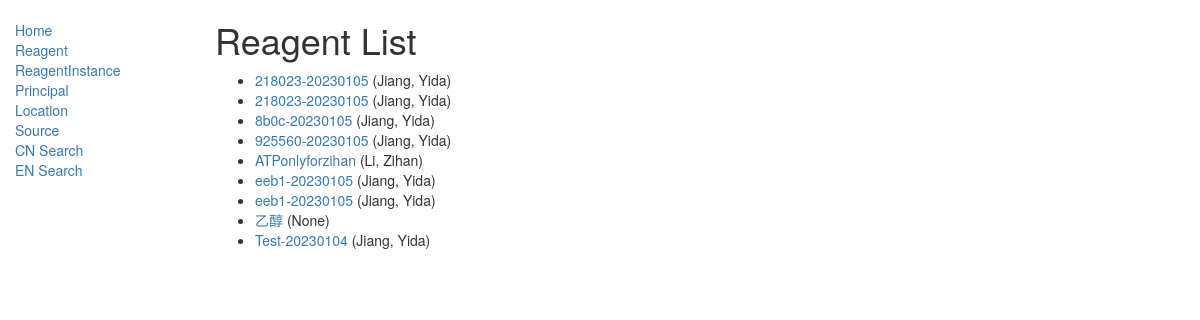
The page /catalog/reagentinstance/ on the database its author committed.
### catalog/models.py (models this page shows, shortened)
class ReagentInstance(models.Model):
    id = models.UUIDField(
        primary_key=True,
        default=uuid.uuid4,
        help_text=
        "Unique ID for this particular reagent across whole database, be careful to change!!"
    )
    reagent = models.ForeignKey('Reagent',
                                on_delete=models.SET_NULL,
                                null=True)
    register_date = models.DateField(null=True,
                                     blank=True,
                                     default=datetime.date.today)
    name = models.CharField(max_length=200,
                            null=True,
                            blank=True,
                            default=str( random.randint(100000, 999999))+"-" +
                            "{:%Y%m%d}".format(datetime.datetime.now()))
    principal = models.ForeignKey('Principal',
                                  on_delete=models.SET_NULL,
                                  null=True,
                                  blank=True)
    location = models.ForeignKey('Location',
                                 on_delete=models.SET_NULL,
                                 null=True)
    STATUS = (
        ('n', 'Never Used'),
        ('o', 'Occupied'),
        ('a', 'Available'),
        ('r', 'Run out'),
    )
    status = models.CharField(max_length=1,
                              choices=STATUS,
                              blank=True,
                              default='o',
                              help_text='Reagent Status')
    note = models.CharField(max_length=1000,
                            help_text="Enter a brief note",
                            null=True,
                            blank=True)
    class Meta:
        ordering = ["-register_date","name"]
    def get_absolute_url(self):
        return reverse('reagentinstance-detail', args=[str(self.id)])

class Principal(models.Model):
    first_name = models.CharField(max_length=100,
                                  help_text="Enter a First Name (e.g. Chun)")
    last_name = models.CharField(max_length=100,
                                 help_text="Enter a Last Name (e.g. Tang)")
    class Meta:
        ordering = ['last_name', 'first_name']
    def __str__(self):
        return '%s, %s' % (self.last_name, self.first_name)

### catalog/views.py (the view)
# urls.py: path('reagentinstance/', views.ReagentInstanceListView.as_view(), name='reagentinstance'),
class ReagentInstanceListView(generic.ListView):
    model = ReagentInstance
    paginate_by = 30

### catalog/templates/catalog/reagentinstance_list.html
{% extends "base_generic.html" %}
{% block content %}
<h1>Reagent List</h1>
{% if reagentinstance_list %}
<ul>
    {% for reagentinstance in reagentinstance_list %}
    <li>
        <a href="{{ reagentinstance.get_absolute_url }}">{{ reagentinstance.name }}</a> ({{reagentinstance.principal}})
    </li>
    {% endfor %}
</ul>
{% else %}
<p>There are no reagentinstance in the database.</p>
{% endif %}
{% endblock %}

### catalog/templates/base_generic.html (shortened to what this page needs)
<!DOCTYPE html>
<html lang="en">
<head>
    <link href="https://cdn.staticfile.org/twitter-bootstrap/3.3.7/css/bootstrap.min.css" rel="stylesheet">
    {% load static %}
    <link rel="stylesheet" href="{% static 'css/styles.css' %}">
</head>
<body>
    <div class="container-fluid">
        <div class="row">
            <div class="col-sm-2">
                {% block sidebar %}
                <ul class="sidebar-nav">
                    <li><a href="{% url 'index' %}">Home</a></li>
                    <li><a href="{% url 'reagent' %}">Reagent</a></li>
                    <li><a href="{% url 'reagentinstance' %}">ReagentInstance</a></li>
                    <li><a href="{% url 'principal' %}">Principal</a></li>
                    <li><a href="{% url 'location' %}">Location</a></li>
                    <li><a href="{% url 'source' %}">Source</a></li>
                    <li><a href="{% url 'chinese_name' %}">CN Search</a></li>
                    <li><a href="{% url 'english_name' %}">EN Search</a></li>
                </ul>
                {% endblock %}
            </div>
            <div class="col-sm-10 ">
                {% block content %}{% endblock %}
            </div>
        </div>
    </div>
</body>
</html>

### catalog/static/css/styles.css (style rules this page uses)
.sidebar-nav { margin-top: 20px; padding: 0; list-style: none; }

### rows shown on the page
ReagentInstance: name "218023-20230105", principal "Jiang, Yida"
ReagentInstance: name "218023-20230105", principal "Jiang, Yida"
ReagentInstance: name "8b0c-20230105", principal "Jiang, Yida"
ReagentInstance: name "925560-20230105", principal "Jiang, Yida"
ReagentInstance: name "ATPonlyforzihan", principal "Li, Zihan"
ReagentInstance: name "eeb1-20230105", principal "Jiang, Yida"
ReagentInstance: name "eeb1-20230105", principal "Jiang, Yida"
ReagentInstance: name "乙醇", principal "None"
ReagentInstance: name "Test-20230104", principal "Jiang, Yida"
